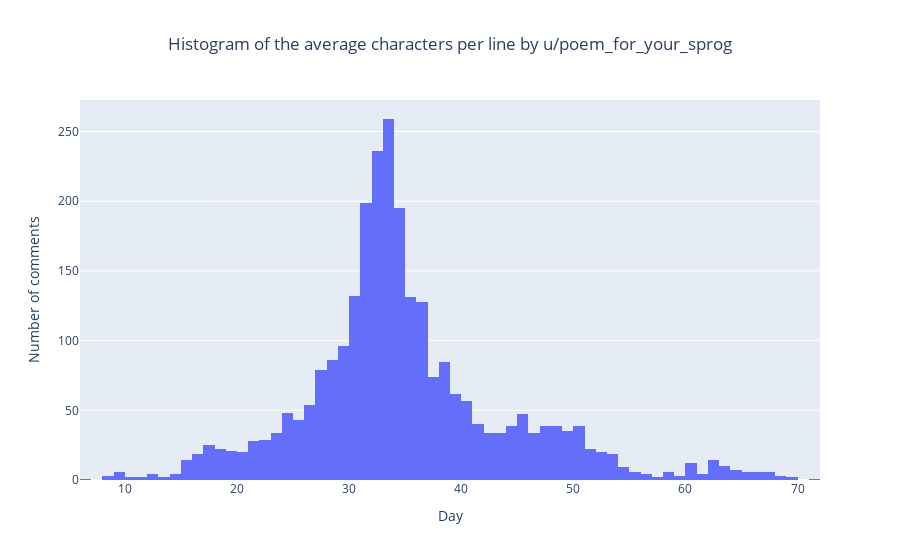

Write notebook code for a chart like this one.
### Code cell
fig = go.Figure()
fig.add_trace(go.Histogram(x=df['average_line_length'],    
       xbins=dict( # bins used for histogram
        start=0,
        end=200,
        size=1,
    )))
fig.update_layout(title='Histogram of the average characters per line by u/poem_for_your_sprog',
                  title_x=0.5,
                   xaxis_title='Day',
                   yaxis_title='Number of comments')
fig.show()

### Figure 1 — Plotly figure (JSON) as saved in the notebook; plotly's stock layout.template omitted (floating-point values rounded to 4 significant figures; data arrays with more than 128 entries replaced by an {"elided": "..."} marker saying what was removed)
{"data": [{"type": "histogram", "x": {"elided": "2744 float values"}, "xbins": {"end": 200, "size": 1, "start": 0}}], "layout": {"title": {"text": "Histogram of the average characters per line by u/poem_for_your_sprog", "x": 0.5}, "xaxis": {"title": {"text": "Day"}}, "yaxis": {"title": {"text": "Number of comments"}}}}
